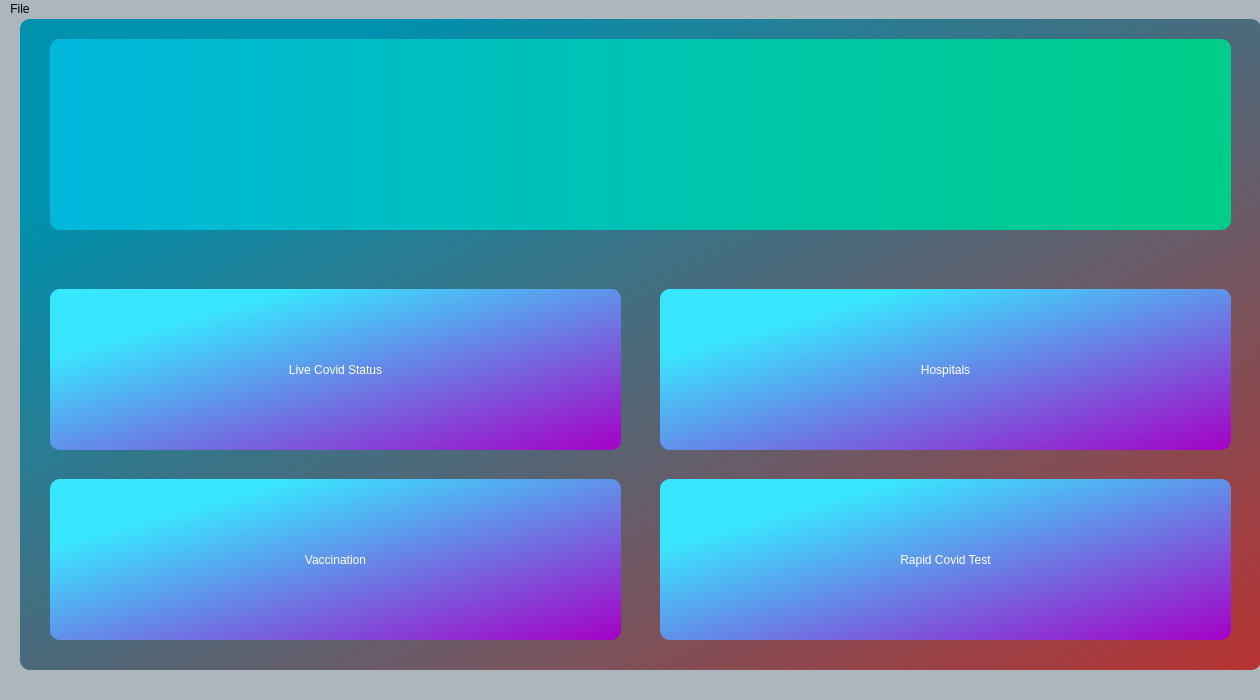
<?xml version="1.0" encoding="UTF-8"?>
<ui version="4.0">
 <class>Dashboard</class>
 <widget class="QMainWindow" name="Dashboard">
  <property name="geometry">
   <rect>
    <x>0</x>
    <y>0</y>
    <width>1260</width>
    <height>700</height>
   </rect>
  </property>
  <property name="sizePolicy">
   <sizepolicy hsizetype="Preferred" vsizetype="Preferred">
    <horstretch>0</horstretch>
    <verstretch>0</verstretch>
   </sizepolicy>
  </property>
  <property name="windowTitle">
   <string>Dashboard</string>
  </property>
  <property name="windowIcon">
   <iconset resource="../../resource.qrc">
    <normaloff>:/resources/img/mask.png</normaloff>:/resources/img/mask.png</iconset>
  </property>
  <property name="styleSheet">
   <string notr="true">background-color: rgb(173, 181, 189);</string>
  </property>
  <widget class="QWidget" name="centralwidget">
   <property name="styleSheet">
    <string notr="true"/>
   </property>
   <widget class="QGroupBox" name="groupBox">
    <property name="geometry">
     <rect>
      <x>20</x>
      <y>0</y>
      <width>1241</width>
      <height>651</height>
     </rect>
    </property>
    <property name="styleSheet">
     <string notr="true">background-color: qlineargradient(spread:reflect, x1:0, y1:0, x2:1, y2:1, stop:0.153409 rgba(0, 145, 174, 255), stop:1 rgba(184, 50, 50, 255));
border-radius: 10px;</string>
    </property>
    <property name="title">
     <string/>
    </property>
    <widget class="QPushButton" name="pushButton_Live">
     <property name="geometry">
      <rect>
       <x>30</x>
       <y>270</y>
       <width>571</width>
       <height>161</height>
      </rect>
     </property>
     <property name="sizePolicy">
      <sizepolicy hsizetype="Preferred" vsizetype="Expanding">
       <horstretch>0</horstretch>
       <verstretch>20</verstretch>
      </sizepolicy>
     </property>
     <property name="cursor">
      <cursorShape>PointingHandCursor</cursorShape>
     </property>
     <property name="mouseTracking">
      <bool>true</bool>
     </property>
     <property name="layoutDirection">
      <enum>Qt::LeftToRight</enum>
     </property>
     <property name="autoFillBackground">
      <bool>false</bool>
     </property>
     <property name="styleSheet">
      <string notr="true">font: 26pt &quot;Cooper Black&quot;;
color: rgb(255, 255, 255);
background-color: qlineargradient(spread:pad, x1:0, y1:0, x2:1, y2:1, stop:0.210227 rgba(57, 230, 255, 255), stop:1 rgba(165, 0, 198, 255));
border-radius: 10px;
background0color::hover: 
background-color: qradialgradient(spread:reflect, cx:0.5, cy:0.5, radius:0.5, fx:0.5, fy:0.5, stop:0.0113636 rgba(255, 25, 92, 255), stop:1 rgba(0, 85, 255, 255));</string>
     </property>
     <property name="text">
      <string>Live Covid Status</string>
     </property>
    </widget>
    <widget class="QPushButton" name="pushButton_Rapidcovid">
     <property name="geometry">
      <rect>
       <x>640</x>
       <y>460</y>
       <width>571</width>
       <height>161</height>
      </rect>
     </property>
     <property name="sizePolicy">
      <sizepolicy hsizetype="Preferred" vsizetype="Expanding">
       <horstretch>0</horstretch>
       <verstretch>20</verstretch>
      </sizepolicy>
     </property>
     <property name="cursor">
      <cursorShape>PointingHandCursor</cursorShape>
     </property>
     <property name="mouseTracking">
      <bool>true</bool>
     </property>
     <property name="autoFillBackground">
      <bool>false</bool>
     </property>
     <property name="styleSheet">
      <string notr="true">font: 26pt &quot;Cooper Black&quot;;
color: rgb(255, 255, 255);
background-color: qlineargradient(spread:pad, x1:0, y1:0, x2:1, y2:1, stop:0.210227 rgba(57, 230, 255, 255), stop:1 rgba(165, 0, 198, 255));
border-radius: 10px;</string>
     </property>
     <property name="text">
      <string>Rapid Covid Test</string>
     </property>
    </widget>
    <widget class="QPushButton" name="pushButton_Hospital">
     <property name="geometry">
      <rect>
       <x>640</x>
       <y>270</y>
       <width>571</width>
       <height>161</height>
      </rect>
     </property>
     <property name="sizePolicy">
      <sizepolicy hsizetype="Preferred" vsizetype="Expanding">
       <horstretch>0</horstretch>
       <verstretch>20</verstretch>
      </sizepolicy>
     </property>
     <property name="cursor">
      <cursorShape>PointingHandCursor</cursorShape>
     </property>
     <property name="mouseTracking">
      <bool>true</bool>
     </property>
     <property name="autoFillBackground">
      <bool>false</bool>
     </property>
     <property name="styleSheet">
      <string notr="true">font: 26pt &quot;Cooper Black&quot;;
color: rgb(255, 255, 255);
background-color: qlineargradient(spread:pad, x1:0, y1:0, x2:1, y2:1, stop:0.210227 rgba(57, 230, 255, 255), stop:1 rgba(165, 0, 198, 255));
border-radius: 10px;
background0color::hover: 
background-color: qradialgradient(spread:reflect, cx:0.5, cy:0.5, radius:0.5, fx:0.5, fy:0.5, stop:0.0113636 rgba(255, 25, 92, 255), stop:1 rgba(0, 85, 255, 255));</string>
     </property>
     <property name="text">
      <string>Hospitals</string>
     </property>
     <property name="icon">
      <iconset>
       <normaloff>../img/doctor.png</normaloff>../img/doctor.png</iconset>
     </property>
     <property name="shortcut">
      <string>A, I</string>
     </property>
    </widget>
    <widget class="QPushButton" name="pushButton_vaccine">
     <property name="geometry">
      <rect>
       <x>30</x>
       <y>460</y>
       <width>571</width>
       <height>161</height>
      </rect>
     </property>
     <property name="sizePolicy">
      <sizepolicy hsizetype="Preferred" vsizetype="Expanding">
       <horstretch>0</horstretch>
       <verstretch>20</verstretch>
      </sizepolicy>
     </property>
     <property name="cursor">
      <cursorShape>PointingHandCursor</cursorShape>
     </property>
     <property name="mouseTracking">
      <bool>true</bool>
     </property>
     <property name="autoFillBackground">
      <bool>false</bool>
     </property>
     <property name="styleSheet">
      <string notr="true">font: 26pt &quot;Cooper Black&quot;;
color: rgb(255, 255, 255);
background-color: qlineargradient(spread:pad, x1:0, y1:0, x2:1, y2:1, stop:0.210227 rgba(57, 230, 255, 255), stop:1 rgba(165, 0, 198, 255));
border-radius: 10px;</string>
     </property>
     <property name="text">
      <string>Vaccination</string>
     </property>
    </widget>
    <widget class="QLabel" name="label_dashboard">
     <property name="geometry">
      <rect>
       <x>30</x>
       <y>20</y>
       <width>1181</width>
       <height>191</height>
      </rect>
     </property>
     <property name="styleSheet">
      <string notr="true">background-color: qlineargradient(spread:pad, x1:0, y1:0, x2:1, y2:0, stop:0 rgba(0, 184, 221, 255), stop:0.971591 rgba(0, 205, 137, 255));</string>
     </property>
     <property name="text">
      <string/>
     </property>
    </widget>
   </widget>
  </widget>
  <widget class="QMenuBar" name="menubar">
   <property name="geometry">
    <rect>
     <x>0</x>
     <y>0</y>
     <width>1260</width>
     <height>17</height>
    </rect>
   </property>
   <widget class="QMenu" name="menuFile">
    <property name="title">
     <string>File</string>
    </property>
    <addaction name="separator"/>
    <addaction name="actionClose_2"/>
   </widget>
   <addaction name="menuFile"/>
  </widget>
  <widget class="QStatusBar" name="statusbar"/>
  <action name="actionClose">
   <property name="text">
    <string>Close</string>
   </property>
  </action>
  <action name="actionClose_2">
   <property name="text">
    <string>Close</string>
   </property>
  </action>
 </widget>
 <resources>
  <include location="../../resource.qrc"/>
 </resources>
 <connections/>
</ui>
